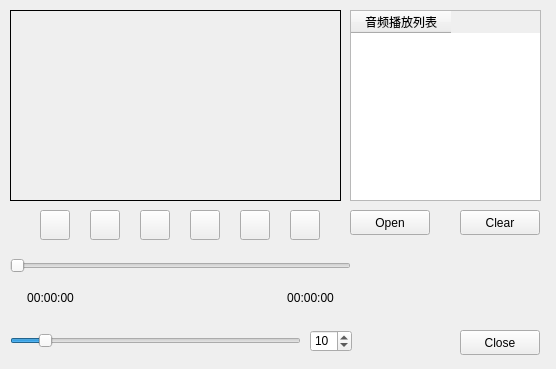
<?xml version="1.0" encoding="UTF-8"?>
<ui version="4.0">
 <class>SDLAudioPlayer</class>
 <widget class="QMainWindow" name="SDLAudioPlayer">
  <property name="geometry">
   <rect>
    <x>0</x>
    <y>0</y>
    <width>556</width>
    <height>369</height>
   </rect>
  </property>
  <property name="windowTitle">
   <string>SDLAudioPlayer</string>
  </property>
  <property name="styleSheet">
   <string notr="true"/>
  </property>
  <widget class="QWidget" name="centralwidget">
   <widget class="QPushButton" name="btn_seek_backward">
    <property name="geometry">
     <rect>
      <x>40</x>
      <y>210</y>
      <width>30</width>
      <height>30</height>
     </rect>
    </property>
    <property name="text">
     <string/>
    </property>
   </widget>
   <widget class="QPushButton" name="btn_stop">
    <property name="geometry">
     <rect>
      <x>90</x>
      <y>210</y>
      <width>30</width>
      <height>30</height>
     </rect>
    </property>
    <property name="text">
     <string/>
    </property>
   </widget>
   <widget class="QSpinBox" name="spinBox">
    <property name="geometry">
     <rect>
      <x>310</x>
      <y>330</y>
      <width>42</width>
      <height>22</height>
     </rect>
    </property>
    <property name="maximum">
     <number>100</number>
    </property>
    <property name="value">
     <number>10</number>
    </property>
   </widget>
   <widget class="QPushButton" name="btn_open_file">
    <property name="geometry">
     <rect>
      <x>350</x>
      <y>210</y>
      <width>80</width>
      <height>25</height>
     </rect>
    </property>
    <property name="text">
     <string>Open</string>
    </property>
   </widget>
   <widget class="QPushButton" name="btn_clear">
    <property name="geometry">
     <rect>
      <x>460</x>
      <y>210</y>
      <width>80</width>
      <height>25</height>
     </rect>
    </property>
    <property name="text">
     <string>Clear</string>
    </property>
   </widget>
   <widget class="QLabel" name="label_time_2">
    <property name="geometry">
     <rect>
      <x>270</x>
      <y>290</y>
      <width>81</width>
      <height>16</height>
     </rect>
    </property>
    <property name="text">
     <string>00:00:00</string>
    </property>
    <property name="alignment">
     <set>Qt::AlignmentFlag::AlignCenter</set>
    </property>
   </widget>
   <widget class="QLabel" name="label_time_1">
    <property name="geometry">
     <rect>
      <x>10</x>
      <y>290</y>
      <width>81</width>
      <height>16</height>
     </rect>
    </property>
    <property name="text">
     <string>00:00:00</string>
    </property>
    <property name="alignment">
     <set>Qt::AlignmentFlag::AlignCenter</set>
    </property>
   </widget>
   <widget class="QSlider" name="slider_time">
    <property name="geometry">
     <rect>
      <x>10</x>
      <y>255</y>
      <width>341</width>
      <height>21</height>
     </rect>
    </property>
    <property name="orientation">
     <enum>Qt::Orientation::Horizontal</enum>
    </property>
   </widget>
   <widget class="QPushButton" name="btn_pause">
    <property name="geometry">
     <rect>
      <x>190</x>
      <y>210</y>
      <width>30</width>
      <height>30</height>
     </rect>
    </property>
    <property name="text">
     <string/>
    </property>
   </widget>
   <widget class="QPushButton" name="btn_muted">
    <property name="geometry">
     <rect>
      <x>290</x>
      <y>210</y>
      <width>30</width>
      <height>30</height>
     </rect>
    </property>
    <property name="text">
     <string/>
    </property>
   </widget>
   <widget class="QPushButton" name="btn_start">
    <property name="geometry">
     <rect>
      <x>140</x>
      <y>210</y>
      <width>30</width>
      <height>30</height>
     </rect>
    </property>
    <property name="text">
     <string/>
    </property>
   </widget>
   <widget class="QSlider" name="slider_volumn">
    <property name="geometry">
     <rect>
      <x>10</x>
      <y>330</y>
      <width>291</width>
      <height>22</height>
     </rect>
    </property>
    <property name="maximum">
     <number>100</number>
    </property>
    <property name="value">
     <number>10</number>
    </property>
    <property name="orientation">
     <enum>Qt::Orientation::Horizontal</enum>
    </property>
   </widget>
   <widget class="QPushButton" name="btn_close">
    <property name="geometry">
     <rect>
      <x>460</x>
      <y>330</y>
      <width>80</width>
      <height>25</height>
     </rect>
    </property>
    <property name="text">
     <string>Close</string>
    </property>
   </widget>
   <widget class="QPushButton" name="btn_seek_feedward">
    <property name="geometry">
     <rect>
      <x>240</x>
      <y>210</y>
      <width>30</width>
      <height>30</height>
     </rect>
    </property>
    <property name="text">
     <string/>
    </property>
   </widget>
   <widget class="QLabel" name="label_image">
    <property name="geometry">
     <rect>
      <x>10</x>
      <y>10</y>
      <width>331</width>
      <height>191</height>
     </rect>
    </property>
    <property name="frameShape">
     <enum>QFrame::Shape::Box</enum>
    </property>
    <property name="text">
     <string/>
    </property>
   </widget>
   <widget class="QTableWidget" name="tableWidget">
    <property name="geometry">
     <rect>
      <x>350</x>
      <y>10</y>
      <width>191</width>
      <height>191</height>
     </rect>
    </property>
    <column>
     <property name="text">
      <string>音频播放列表</string>
     </property>
     <property name="font">
      <font>
       <fontweight>Medium</fontweight>
      </font>
     </property>
    </column>
   </widget>
  </widget>
 </widget>
 <resources/>
 <connections/>
</ui>
